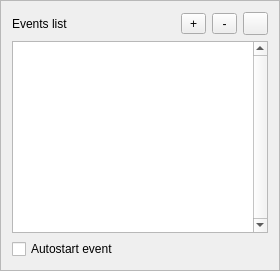
   <widget class="QFrame" name="frame">
    <property name="frameShape">
     <enum>QFrame::StyledPanel</enum>
    </property>
    <property name="frameShadow">
     <enum>QFrame::Sunken</enum>
    </property>
    <layout class="QGridLayout" name="gridLayout_9" columnstretch="0,100,0,0,0">
     <property name="sizeConstraint">
      <enum>QLayout::SetMinimumSize</enum>
     </property>
     <item row="0" column="0" colspan="2">
      <widget class="QLabel" name="label_13">
       <property name="text">
        <string>Events list</string>
       </property>
      </widget>
     </item>
     <item row="0" column="4">
      <widget class="QToolButton" name="LVLEvents_duplicate">
       <property name="sizePolicy">
        <sizepolicy hsizetype="Preferred" vsizetype="Fixed">
         <horstretch>0</horstretch>
         <verstretch>0</verstretch>
        </sizepolicy>
       </property>
       <property name="minimumSize">
        <size>
         <width>25</width>
         <height>0</height>
        </size>
       </property>
       <property name="toolTip">
        <string>Create copy of event</string>
       </property>
       <property name="text">
        <string notr="true"/>
       </property>
       <property name="icon">
        <iconset>
         <normaloff>:/images/copy_16x16.png</normaloff>:/images/copy_16x16.png</iconset>
       </property>
       <property name="shortcut">
        <string notr="true"/>
       </property>
      </widget>
     </item>
     <item row="0" column="3">
      <widget class="QToolButton" name="LVLEvents_del">
       <property name="sizePolicy">
        <sizepolicy hsizetype="Preferred" vsizetype="Fixed">
         <horstretch>0</horstretch>
         <verstretch>0</verstretch>
        </sizepolicy>
       </property>
       <property name="minimumSize">
        <size>
         <width>25</width>
         <height>0</height>
        </size>
       </property>
       <property name="text">
        <string notr="true">-</string>
       </property>
      </widget>
     </item>
     <item row="0" column="2">
      <widget class="QToolButton" name="LVLEvents_add">
       <property name="sizePolicy">
        <sizepolicy hsizetype="Preferred" vsizetype="Fixed">
         <horstretch>0</horstretch>
         <verstretch>0</verstretch>
        </sizepolicy>
       </property>
       <property name="minimumSize">
        <size>
         <width>25</width>
         <height>0</height>
        </size>
       </property>
       <property name="text">
        <string notr="true">+</string>
       </property>
      </widget>
     </item>
     <item row="4" column="0" colspan="5">
      <widget class="QCheckBox" name="LVLEvent_AutoStart">
       <property name="text">
        <string>Autostart event</string>
       </property>
      </widget>
     </item>
     <item row="1" column="0" rowspan="3" colspan="5">
      <widget class="QListWidget" name="LVLEvents_List">
       <property name="minimumSize">
        <size>
         <width>0</width>
         <height>130</height>
        </size>
       </property>
       <property name="verticalScrollBarPolicy">
        <enum>Qt::ScrollBarAlwaysOn</enum>
       </property>
       <property name="dragEnabled">
        <bool>true</bool>
       </property>
       <property name="dragDropOverwriteMode">
        <bool>false</bool>
       </property>
       <property name="dragDropMode">
        <enum>QAbstractItemView::InternalMove</enum>
       </property>
       <property name="defaultDropAction">
        <enum>Qt::TargetMoveAction</enum>
       </property>
       <property name="alternatingRowColors">
        <bool>false</bool>
       </property>
       <property name="selectionBehavior">
        <enum>QAbstractItemView::SelectItems</enum>
       </property>
       <property name="viewMode">
        <enum>QListView::ListMode</enum>
       </property>
       <property name="uniformItemSizes">
        <bool>false</bool>
       </property>
      </widget>
     </item>
    </layout>
   </widget>
